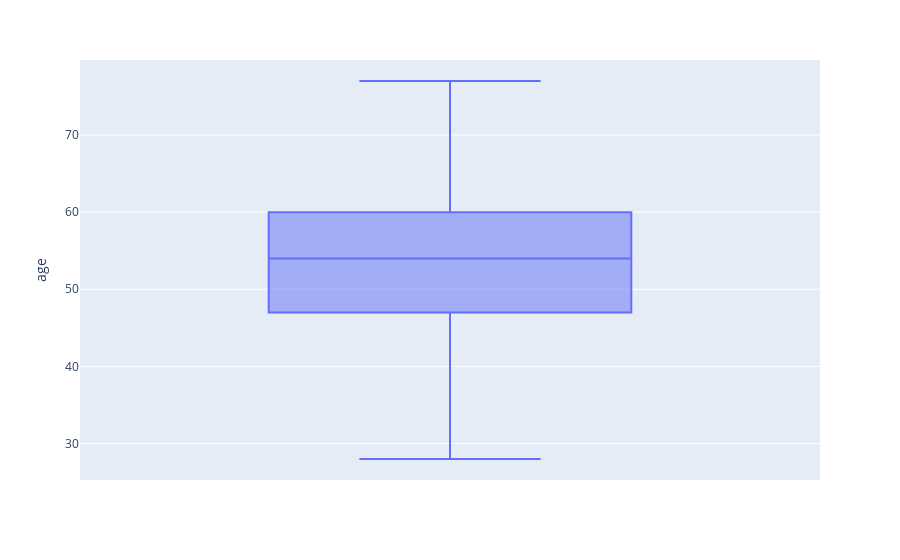

Here is the notebook cell this chart was saved with:
### Code cell
# here is to check the outlier in the trestbps column either its removed or not
fig = px.box(data_frame=df,y='age')
fig.show()
fig1 = px.box(data_frame=df,y='trestbps')
fig1.show()
fig2 = px.box(data_frame=df,y='chol')
fig2.show()
fig3 = px.box(data_frame=df,y='thalch')
fig3.show()
fig4 = px.box(data_frame=df,y='oldpeak')
fig4.show()

### Figure 1 — Plotly figure (JSON) as saved in the notebook; plotly's stock layout.template omitted (floating-point values rounded to 4 significant figures; data arrays with more than 128 entries replaced by an {"elided": "..."} marker saying what was removed)
{"data": [{"alignmentgroup": "True", "hovertemplate": "age=%{y}<extra></extra>", "legendgroup": "", "marker": {"color": "#636efa"}, "name": "", "notched": false, "offsetgroup": "", "orientation": "v", "showlegend": false, "type": "box", "x0": " ", "xaxis": "x", "y": {"elided": "919 int values"}, "y0": " ", "yaxis": "y"}], "layout": {"boxmode": "group", "legend": {"tracegroupgap": 0}, "margin": {"t": 60}, "xaxis": {"anchor": "y", "domain": [0, 1]}, "yaxis": {"anchor": "x", "domain": [0, 1], "title": {"text": "age"}}}}
